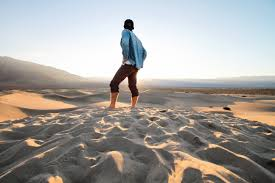
#> input picture Basics/input_images/img_1.jpg, 275 x 183 px, given in place of the camera
$ python 14_5_extra_2d_histogram.py
#> lines starting #> are read from the running program, lines starting #| are printed output that depends on the picture; after the words box and inside, x2 and y2 are one past the last pixel; in counts of white or black regions, pixels touching at a corner belong together
import cv2
import numpy as np


# built-in modules

def set_scale(val):
    global hist_scale
    hist_scale = val


hsv_map = np.zeros((180, 256, 3), np.uint8)
h, s = np.indices(hsv_map.shape[:2])
hsv_map[:, :, 0] = h
hsv_map[:, :, 1] = s
hsv_map[:, :, 2] = 255
hsv_map = cv2.cvtColor(hsv_map, cv2.COLOR_HSV2BGR)
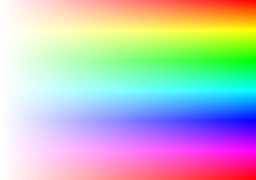
#> hsv_map: shape (180, 256, 3); mean B, G, R 190.8, 190.8, 190.9
cv2.imshow('hsv_map', hsv_map)

cv2.namedWindow('hist', 0)
hist_scale = 10

cv2.createTrackbar('scale', 'hist', hist_scale, 32, set_scale)

cap = cv2.VideoCapture(0)

while True:
    _, frame = cap.read()
#> frame is the input picture: shape (183, 275, 3); mean B, G, R 157.8, 161.9, 165.6
    cv2.imshow('Input', frame)

    small = cv2.pyrDown(frame)
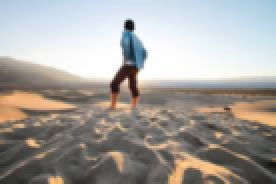
#> small: shape (92, 138, 3) (shown 2 times larger); mean B, G, R 157.8, 161.8, 165.4

    hsv = cv2.cvtColor(small, cv2.COLOR_BGR2HSV)
#> hsv: shape (92, 138, 3); mean H, S, V 48.7, 35, 173.1
    dark = hsv[..., 2] < 32
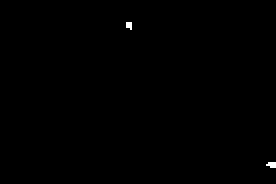
#> dark: shape (92, 138) bool (shown 2 times larger); 0.17% white in thin lines or dots, all inside (x1, y1, x2, y2) = (63, 11, 138, 84)
    hsv[dark] = 0
#> hsv: shape (92, 138, 3); mean H, S, V 48.6, 34.9, 173.1
    h = cv2.calcHist([hsv], [0, 1], None, [180, 256], [0, 180, 0, 256])
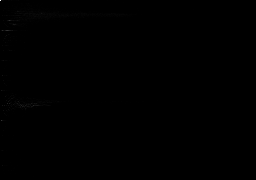
#> h: shape (180, 256) float32; min 0, max 434, mean 0.3; drawn with min black and max white

    h = np.clip(h * 0.005 * hist_scale, 0, 1)
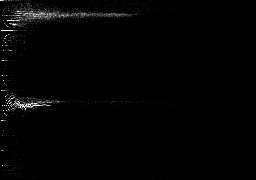
#> h: shape (180, 256) float32; min 0, max 1, mean 0.0121
    vis = hsv_map * h[:, :, np.newaxis] / 255.0
    cv2.imshow('Histogram', vis)

    ch = cv2.waitKey(1)
#> (key Esc is pressed here)
    if ch == 27:
        break

cap.release()
cv2.destroyAllWindows()
